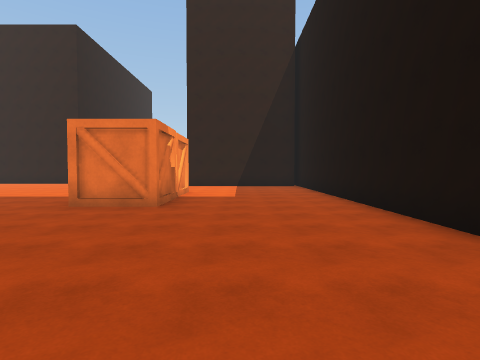
[1] (above)

17 first-person views from a walk through a 3-D level made in the Unity game engine. The camera is 1.5 m above the floor, tilts 2° down and sees 80° across. The floor is counted in squares, 2 m on a side. Each view is taken from the middle of a square. On the plan, view 1 faces up. The plan holds only what a view shows up to about 10 squares ahead; the rest is blank. The place goes on beyond the plan.

[2]
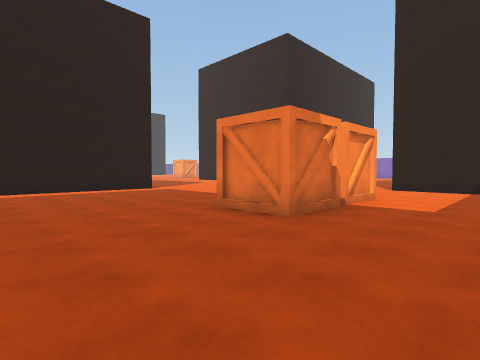

[3]
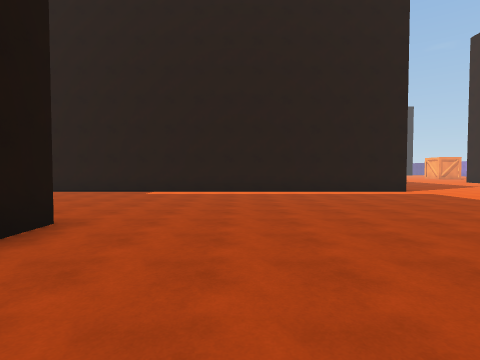

[4]
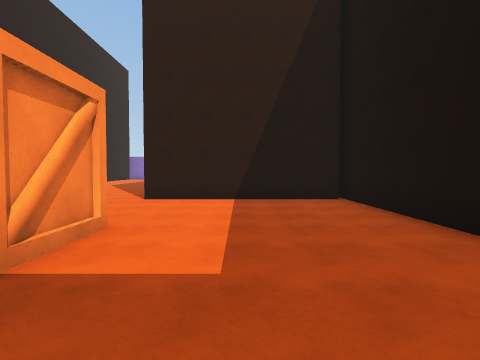

[5]
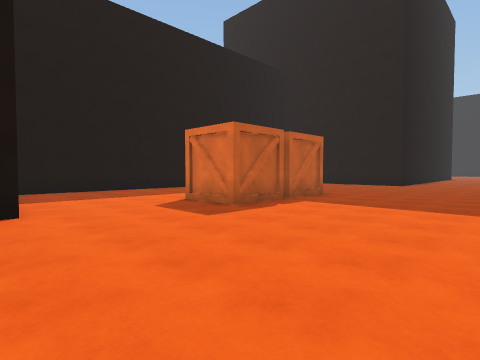

[6]
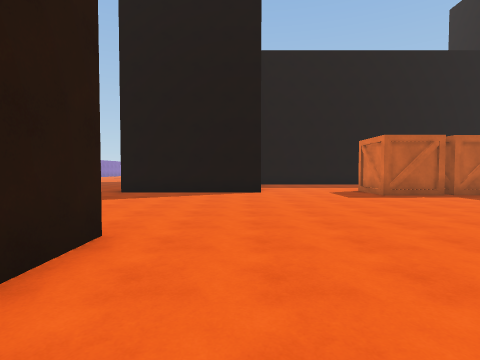

[7]
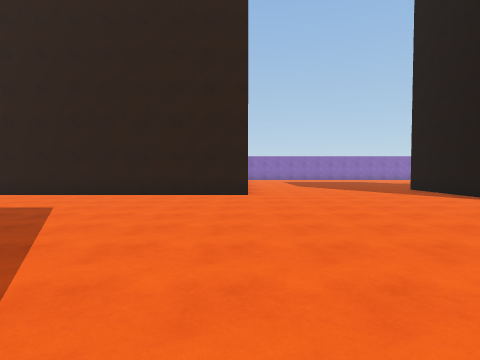

[8]
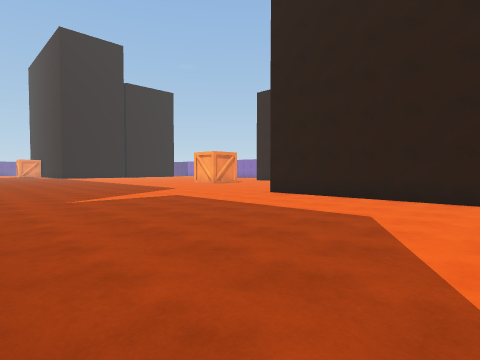

[9]
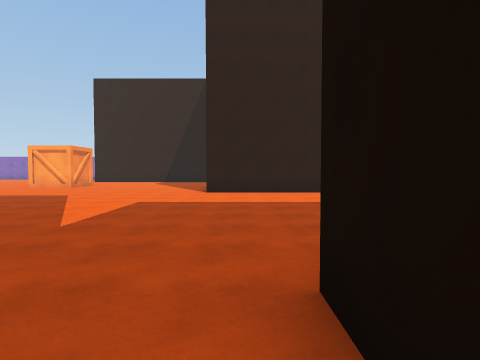

[10]
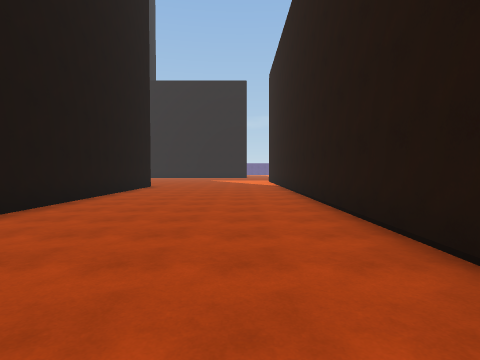

[11]
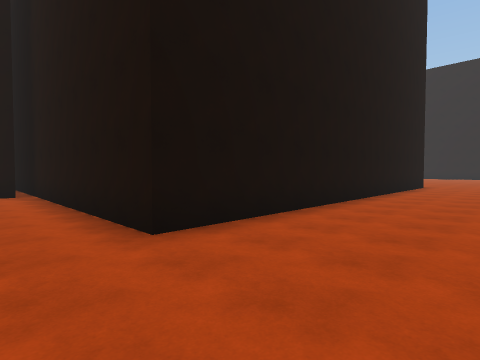

[12]
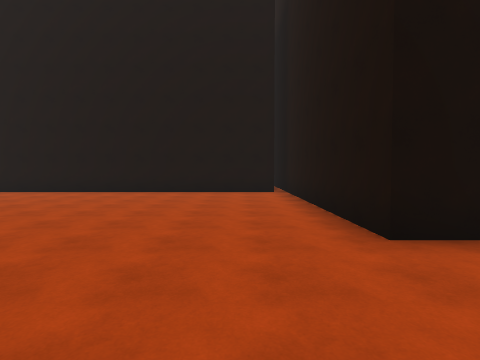

[13]
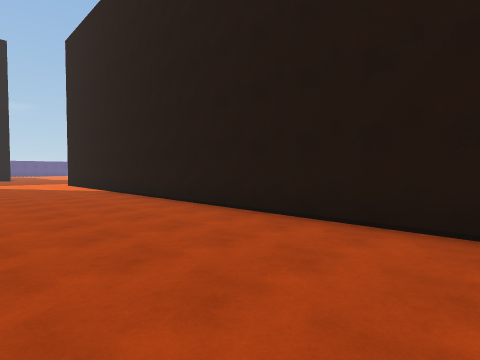

[14]
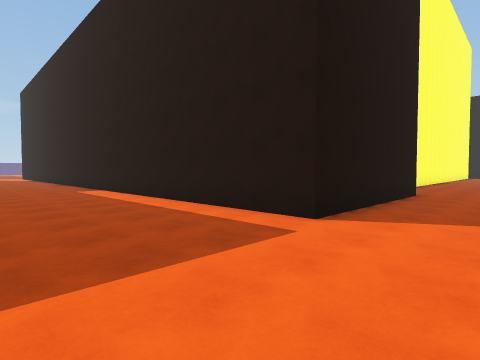

[15]
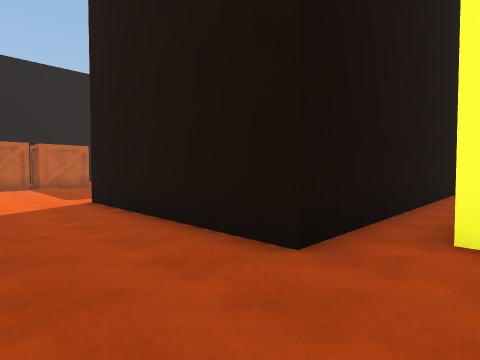

[16]
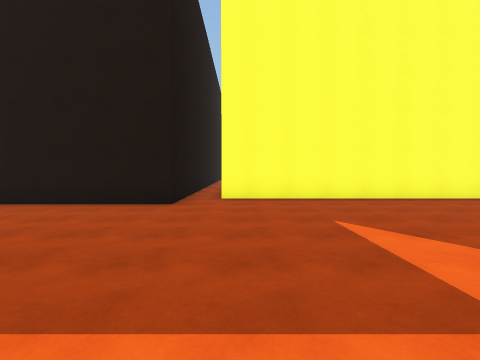

[17]
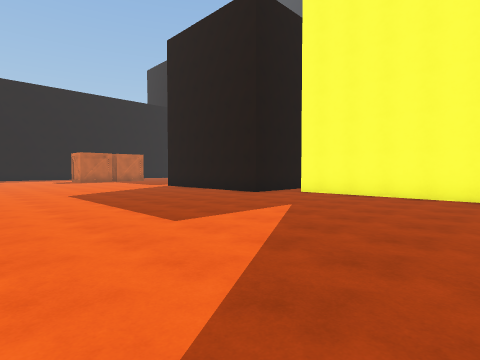

### Floor plan
Key: @ floor where view 1 was taken; # wall or solid block; . floor; O other object.
Columns run from 22 left of view 1 to 3 right of it. Each row starts with its distance up from view 1.
 16 .....#########......#
 15 ....................#
 14 ....................######
 13 .........................#
 12 .........................#
 11 .........................#
 10 ...................O.....#
  9 ...................##....#
  8 ...................##....#
  7 .......######......##....#
  6 ######.#    #......#O....#
  5       .#    #............#
  4       .#    #............#
  3       .#    #............#
  2       .#    #............#
  1       .#    #............#
  0        #    #.........@..#
 -1        #    #.....########
 -2             #.....#
 -3             #.....#
 -4             #.....#
 -5             #.....#
 -6             #.....#
 -7             #.....#
 -8             #.....#
 -9             #.....#
-10             #.....#

Where each view was taken, in squares from view 1:
view 1: 0 up, 0 right, facing up
view 2: 2 up, 1 right, facing up-left
view 3: 2 up, 0 right, facing left
view 4: 6 up, 0 right, facing up
view 5: 14 up, 8 left, facing down-right
view 6: 14 up, 12 left, facing right
view 7: 7 up, 9 left, facing up
view 8: 8 up, 11 left, facing up-left
view 9: 6 up, 16 left, facing up
view 10: 0 up, 8 left, facing down
view 11: 1 up, 7 left, facing down-right
view 12: 1 up, 7 left, facing right
view 13: 3 down, 6 left, facing down-left
view 14: 10 up, 6 left, facing down-left
view 15: 10 up, 17 left, facing down-right
view 16: 14 up, 17 left, facing down
view 17: 15 up, 22 left, facing down-right
